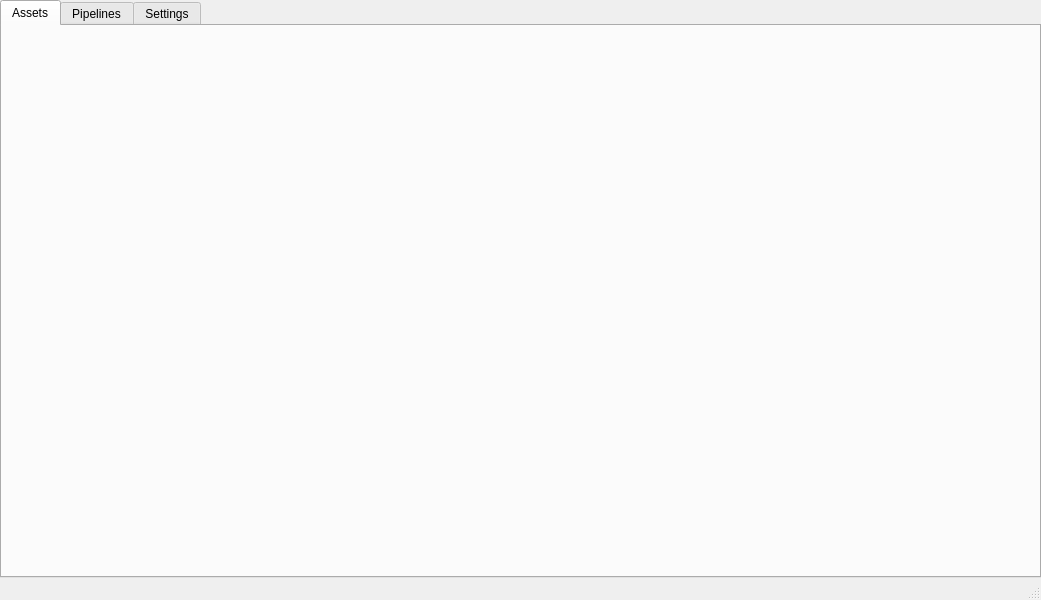
<?xml version="1.0" encoding="UTF-8"?>
<ui version="4.0">
 <class>MainWindow</class>
 <widget class="QMainWindow" name="MainWindow">
  <property name="geometry">
   <rect>
    <x>0</x>
    <y>0</y>
    <width>1041</width>
    <height>600</height>
   </rect>
  </property>
  <property name="sizePolicy">
   <sizepolicy hsizetype="MinimumExpanding" vsizetype="MinimumExpanding">
    <horstretch>0</horstretch>
    <verstretch>0</verstretch>
   </sizepolicy>
  </property>
  <property name="minimumSize">
   <size>
    <width>1041</width>
    <height>600</height>
   </size>
  </property>
  <property name="windowTitle">
   <string>MainWindow</string>
  </property>
  <widget class="QWidget" name="centralwidget">
   <layout class="QVBoxLayout" name="verticalLayout">
    <property name="spacing">
     <number>0</number>
    </property>
    <property name="leftMargin">
     <number>0</number>
    </property>
    <property name="topMargin">
     <number>0</number>
    </property>
    <property name="rightMargin">
     <number>0</number>
    </property>
    <property name="bottomMargin">
     <number>0</number>
    </property>
    <item>
     <widget class="QTabWidget" name="tabs">
      <property name="autoFillBackground">
       <bool>false</bool>
      </property>
      <property name="currentIndex">
       <number>0</number>
      </property>
      <widget class="QWidget" name="assets_tab">
       <attribute name="title">
        <string>Assets</string>
       </attribute>
       <layout class="QHBoxLayout" name="horizontalLayout_2">
        <property name="leftMargin">
         <number>9</number>
        </property>
       </layout>
      </widget>
      <widget class="QWidget" name="pipelines_tab">
       <property name="enabled">
        <bool>true</bool>
       </property>
       <attribute name="title">
        <string>Pipelines</string>
       </attribute>
       <layout class="QVBoxLayout" name="verticalLayout_3"/>
      </widget>
      <widget class="QWidget" name="settings_tab">
       <attribute name="title">
        <string>Settings</string>
       </attribute>
      </widget>
     </widget>
    </item>
   </layout>
  </widget>
  <widget class="QMenuBar" name="menubar">
   <property name="geometry">
    <rect>
     <x>0</x>
     <y>0</y>
     <width>1041</width>
     <height>22</height>
    </rect>
   </property>
  </widget>
  <widget class="QStatusBar" name="statusbar"/>
 </widget>
 <resources/>
 <connections/>
</ui>
